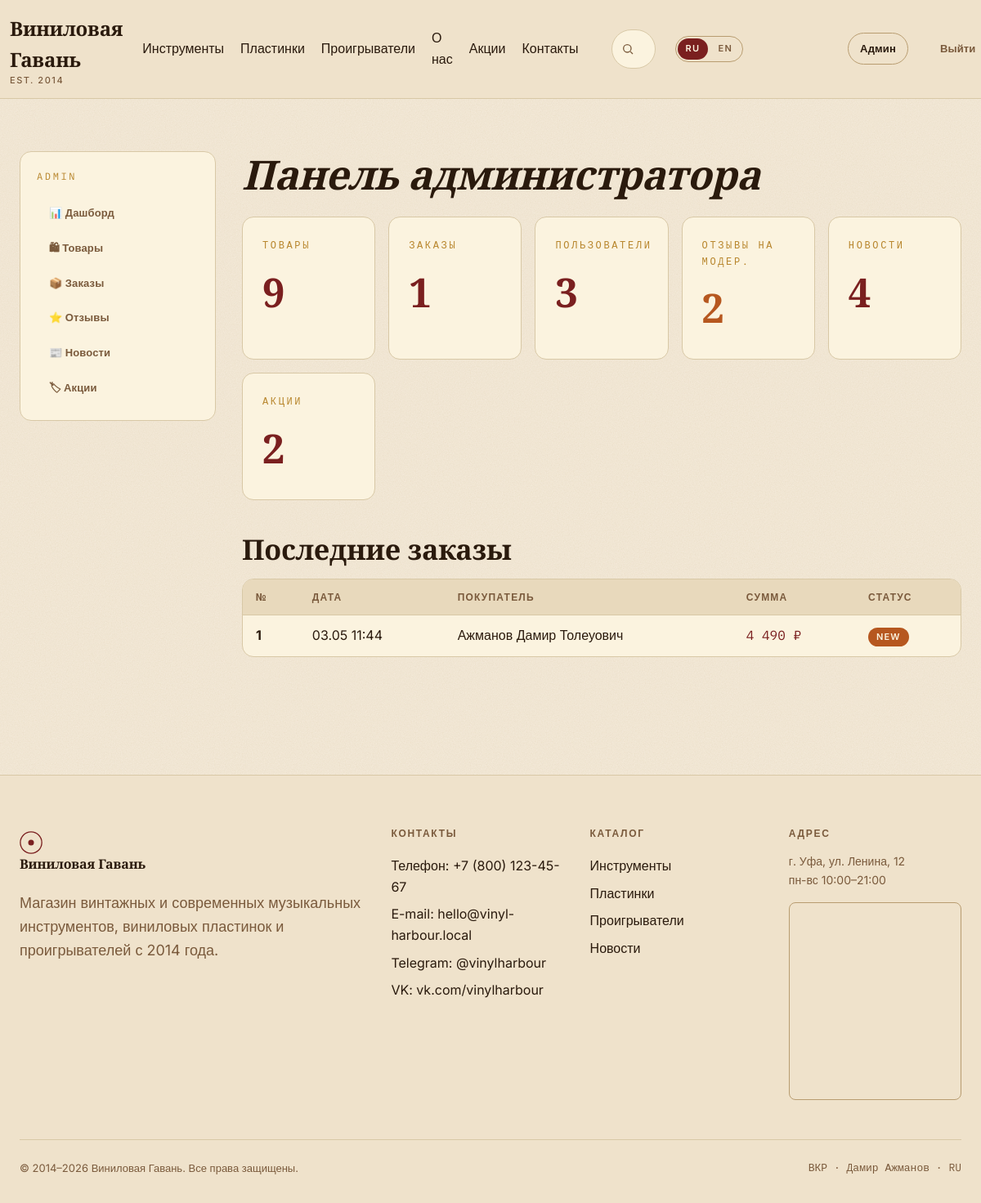
Page /admin/ (signed in) on the committed database.
### app/models.py (models this page shows, shortened)
class Category(db.Model):
    __tablename__ = "categories"
    id = db.Column(db.Integer, primary_key=True)
    slug = db.Column(db.String(64), unique=True, nullable=False)
    name_ru = db.Column(db.String(120), nullable=False)
    name_en = db.Column(db.String(120), nullable=False)
    description_ru = db.Column(db.Text, default="")
    description_en = db.Column(db.Text, default="")
    products = db.relationship("Product", backref="category", lazy="dynamic")

class Order(db.Model):
    __tablename__ = "orders"
    id = db.Column(db.Integer, primary_key=True)
    user_id = db.Column(db.Integer, db.ForeignKey("users.id"), nullable=False, index=True)
    full_name = db.Column(db.String(160), nullable=False)
    email = db.Column(db.String(120), nullable=False)
    phone = db.Column(db.String(40), nullable=False)
    address = db.Column(db.String(255), nullable=False)
    delivery_method = db.Column(db.String(40), default="pickup")  # pickup / courier / post
    payment_method = db.Column(db.String(40), default="card")  # card / cash / sbp
    comment = db.Column(db.Text, default="")
    total = db.Column(db.Numeric(10, 2), nullable=False)
    status = db.Column(db.String(40), default="new")  # new / paid / shipped / done / canceled
    created_at = db.Column(db.DateTime, default=datetime.utcnow)
    items = db.relationship("OrderItem", backref="order", lazy="joined", cascade="all, delete-orphan")

### app/blueprints/admin/routes.py (the view)
@bp.route("/")
def index():
    stats = {
        "products": Product.query.count(),
        "orders": Order.query.count(),
        "users": User.query.count(),
        "pending_reviews": Review.query.filter_by(is_approved=False).count(),
        "news": News.query.count(),
        "promotions": Promotion.query.count(),
    }
    recent_orders = Order.query.order_by(Order.created_at.desc()).limit(8).all()
    return render_template("admin/index.html", stats=stats, recent_orders=recent_orders)

### app/blueprints/admin/routes.py (called while the page is built)
@bp.before_request
@login_required
def require_admin():
    if not current_user.is_admin:
        from flask import abort
        abort(403)

### app/i18n.py (called while the page is built)
def translations(lang):
    return TRANSLATIONS.get(lang, TRANSLATIONS["ru"])

### app/models.py (called while the page is built)
@login_manager.user_loader
def load_user(user_id):
    return db.session.get(User, int(user_id))

    @property
    def is_admin(self):
        return self.role == "admin"

### app/templates/admin/index.html
{% extends 'admin/_layout.html' %}
{% block admin_content %}
<h1 style="font-style: italic; margin-bottom: var(--space-6);">Панель администратора</h1>
<div style="display: grid; grid-template-columns: repeat(auto-fit, minmax(160px, 1fr)); gap: var(--space-4);">
  <div class="tile"><div class="section-eyebrow">Товары</div><div style="font-family: var(--font-display); font-size: var(--text-2xl); color: var(--color-primary); font-weight: 800;">{{ stats.products }}</div></div>
  <div class="tile"><div class="section-eyebrow">Заказы</div><div style="font-family: var(--font-display); font-size: var(--text-2xl); color: var(--color-primary); font-weight: 800;">{{ stats.orders }}</div></div>
  <div class="tile"><div class="section-eyebrow">Пользователи</div><div style="font-family: var(--font-display); font-size: var(--text-2xl); color: var(--color-primary); font-weight: 800;">{{ stats.users }}</div></div>
  <div class="tile"><div class="section-eyebrow">Отзывы на модер.</div><div style="font-family: var(--font-display); font-size: var(--text-2xl); color: var(--color-warning); font-weight: 800;">{{ stats.pending_reviews }}</div></div>
  <div class="tile"><div class="section-eyebrow">Новости</div><div style="font-family: var(--font-display); font-size: var(--text-2xl); color: var(--color-primary); font-weight: 800;">{{ stats.news }}</div></div>
  <div class="tile"><div class="section-eyebrow">Акции</div><div style="font-family: var(--font-display); font-size: var(--text-2xl); color: var(--color-primary); font-weight: 800;">{{ stats.promotions }}</div></div>
</div>
<h2 style="margin-top: var(--space-10);">Последние заказы</h2>
<div class="table-card" style="margin-top: var(--space-4);">
  <table class="data">
    <thead><tr><th>№</th><th>Дата</th><th>Покупатель</th><th>Сумма</th><th>Статус</th></tr></thead>
    <tbody>
      {% for o in recent_orders %}
        <tr>
          <td><strong>{{ o.id }}</strong></td>
          <td>{{ o.created_at.strftime('%d.%m %H:%M') }}</td>
          <td>{{ o.full_name }}</td>
          <td style="font-family: var(--font-mono); color: var(--color-primary);">{{ "{:,.0f}".format(o.total).replace(',', ' ') }} ₽</td>
          <td><span class="badge {% if o.status=='done' %}success{% elif o.status=='canceled' %}error{% else %}warn{% endif %}">{{ o.status }}</span></td>
        </tr>
      {% endfor %}
    </tbody>
  </table>
</div>
{% endblock %}

### app/templates/base.html (shortened to what this page needs)
<!DOCTYPE html>
<html lang="{{ lang }}">
<head>
  <link rel="stylesheet" href="{{ url_for('static', filename='css/style.css') }}">
</head>
<body>
<header class="site-header">
  <div class="container header-top">
    <a href="{{ url_for('main.index') }}" class="logo" aria-label="{{ t.site_name }}">
      <span>{{ t.site_name }}<small>EST. 2014</small></span>
    </a>
    <nav class="nav-main">
      <a href="{{ url_for('catalog.category', slug='instruments') }}">{{ t.instruments }}</a>
      <a href="{{ url_for('catalog.category', slug='vinyl') }}">{{ t.vinyl }}</a>
      <a href="{{ url_for('catalog.category', slug='players') }}">{{ t.players }}</a>
      <a href="{{ url_for('main.index') }}#about">{{ t.about }}</a>
      <a href="{{ url_for('main.index') }}#promotions">{{ t.promotions }}</a>
      <a href="{{ url_for('main.index') }}#contacts">{{ t.contacts }}</a>
    </nav>
    <form action="{{ url_for('main.search') }}" method="get" class="search-form-header" role="search">
      <svg width="16" height="16" viewBox="0 0 24 24" fill="none" stroke="currentColor" stroke-width="2"><circle cx="11" cy="11" r="7"/><path d="m21 21-4.3-4.3"/></svg>
      <input type="search" name="q" placeholder="{{ t.search_placeholder }}" autocomplete="off" data-search-input>
    </form>
    <div class="lang-toggle" role="group" aria-label="Language">
      <a href="?lang=ru" class="{% if lang=='ru' %}active{% endif %}">RU</a>
      <a href="?lang=en" class="{% if lang=='en' %}active{% endif %}">EN</a>
    </div>
    <button class="icon-btn" data-theme-toggle aria-label="{{ t.theme_dark }}" title="{{ t.theme_dark }}"></button>
    <button class="icon-btn" data-vision-toggle aria-label="{{ t.vision_mode }}" title="{{ t.vision_mode }}">
    </button>
    {% if current_user.is_authenticated %}
      <a href="{{ url_for('cart.index') }}" class="icon-btn cart-btn" aria-label="{{ t.cart }}">
        {% set cart_count = current_user.cart_items.count() %}
      </a>
      <a href="{{ url_for('account.index') }}" class="icon-btn" aria-label="{{ t.account }}" title="{{ t.account }}">
      </a>
      {% if current_user.is_admin %}<a href="{{ url_for('admin.index') }}" class="btn btn-outline btn-sm">{{ t.admin }}</a>{% endif %}
      <a href="{{ url_for('auth.logout') }}" class="btn btn-ghost btn-sm">{{ t.logout }}</a>
    {% else %}
      <a href="{{ url_for('auth.login') }}" class="btn btn-ghost btn-sm">{{ t.login }}</a>
      <a href="{{ url_for('auth.register') }}" class="btn btn-primary btn-sm">{{ t.register }}</a>
    {% endif %}
  </div>
</header>
<main>
  {% block content %}{% endblock %}
</main>
<footer class="site-footer" id="contacts">
  <div class="container">
    <div class="footer-grid">
      <div>
        <a href="{{ url_for('main.index') }}" class="logo">
          <svg width="28" height="28" viewBox="0 0 32 32" fill="none">
            <circle cx="16" cy="16" r="15" stroke="currentColor" stroke-width="1.5"/>
            <circle cx="16" cy="16" r="4" fill="currentColor"/>
          </svg>
          <span>{{ t.site_name }}</span>
        </a>
        <p style="margin-top: 1rem; color: var(--color-text-muted);">{{ t.footer_about }}</p>
      </div>
      <div>
        <h4>{{ t.contacts }}</h4>
        <a href="tel:+78001234567">{{ t.phone }}: +7 (800) 123-45-67</a>
        <a href="mailto:hello@vinyl-harbour.local">{{ t.email }}: hello@vinyl-harbour.local</a>
        <a href="#">Telegram: @vinylharbour</a>
        <a href="#">VK: vk.com/vinylharbour</a>
      </div>
      <div>
        <h4>{{ t.catalog }}</h4>
        <a href="{{ url_for('catalog.category', slug='instruments') }}">{{ t.instruments }}</a>
        <a href="{{ url_for('catalog.category', slug='vinyl') }}">{{ t.vinyl }}</a>
        <a href="{{ url_for('catalog.category', slug='players') }}">{{ t.players }}</a>
        <a href="{{ url_for('main.news_list') }}">{{ t.news }}</a>
      </div>
      <div>
        <h4>{{ t.address }}</h4>
        <p style="font-size: 0.875rem; color: var(--color-text-muted);">г. Уфа, ул. Ленина, 12<br>пн-вс 10:00–21:00</p>
        <div class="map-embed">
          <iframe src="https://yandex.ru/map-widget/v1/?ll=55.957727%2C54.735152&z=14&pt=55.957727,54.735152,pm2rdm" loading="lazy" allowfullscreen title="Карта"></iframe>
        </div>
      </div>
    </div>
    <div class="copyright">
      <span>© 2014–2026 {{ t.site_name }}. {{ t.rights }}.</span>
      <span style="font-family: var(--font-mono);">ВКР · Дамир Ажманов · {{ lang|upper }}</span>
    </div>
  </div>
</footer>
</body>
</html>

### rows in the picture
Category: players "Проигрыватели"
Order: id "1", created_at "03.05 11:44", full_name "Ажманов Дамир Толеуович", total "4 490", status "NEW"

### other values in the picture
{{ t.site_name }} "Виниловая Гавань"
{{ t.instruments }} "Инструменты"
{{ t.vinyl }} "Пластинки"
{{ t.about }} "О нас"
{{ t.promotions }} "Акции"
{{ t.contacts }} "Контакты"
{{ t.admin }} "Админ"
{{ t.logout }} "Выйти"
{{ stats.products }} "9"
{{ stats.orders }} "1"
{{ stats.users }} "3"
{{ stats.pending_reviews }} "2"
{{ stats.news }} "4"
{{ stats.promotions }} "2"
{{ t.footer_about }} "Магазин винтажных и современных музыкальных инструментов, виниловых пластинок и проигрывателей с 2014 года."
